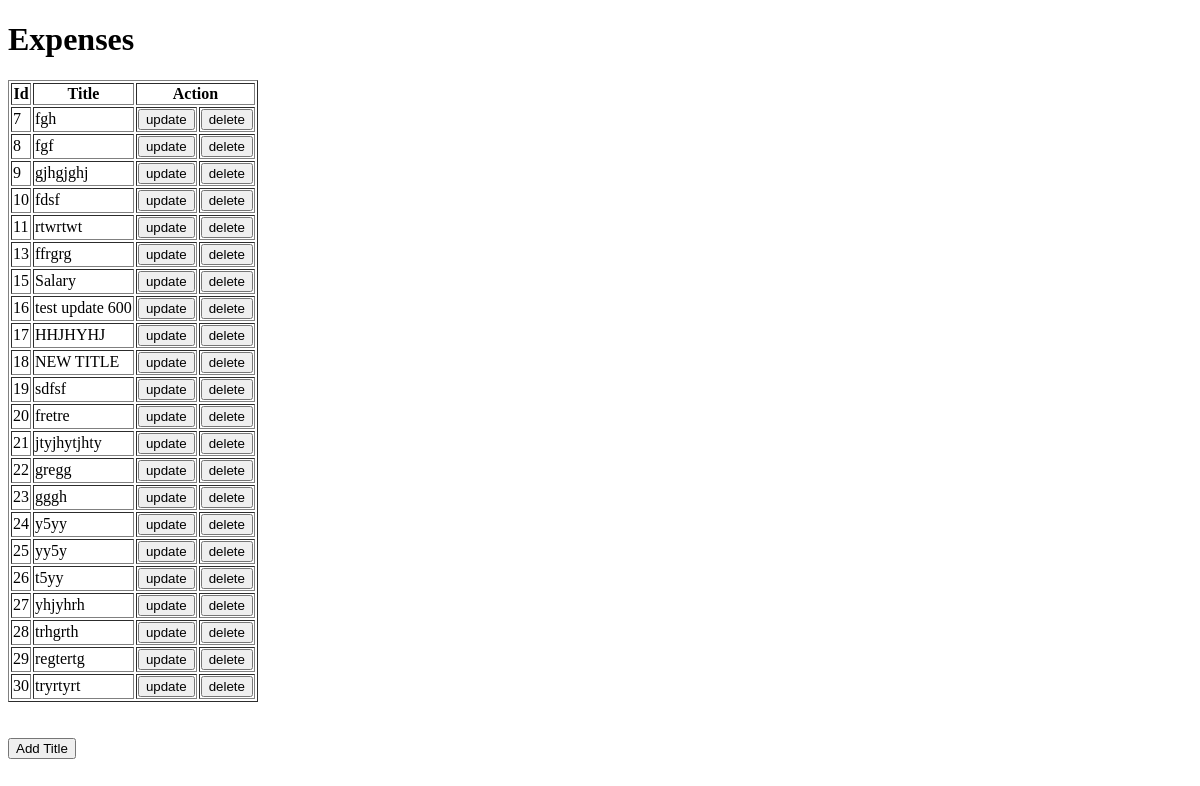
Page /expenses/ on the earlier database version.
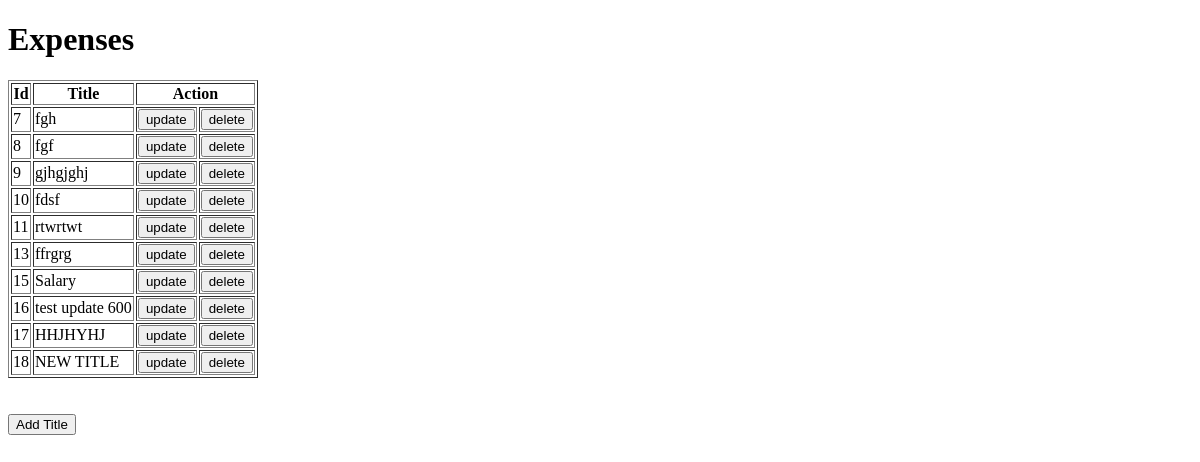
Same page on the later database version.
### HBudgetReport/models.py (models this page shows)
class Expenses(models.Model):
    title = models.CharField(max_length = 200)

### HBudgetReport/views.py (the view)
# urls.py: path('expenses/', views.expenses , name = 'expenses'),
def expenses(request):
    rem = Expenses.objects.all()
    return render(request, 'expenses.html' ,{'rem' :rem})

### HBudgetReport/templates/expenses.html (shortened to what this page needs)
<!DOCTYPE html>
<html lang="en">
<head>
</head>
<body>
    <div class="container">
        <h1>Expenses</h1>
        <table id="title" border="1">
            <thead>
                <th>Id</th>
                <th>Title</th>
                <th colspan="2" id="mid">Action</th>
            </thead>
            {% for x in rem %}
            <tr>
                <td>{{x.id}}</td>
                <td>{{x.title}}</td>
                <td>
                    <a href="/update_expenses/{{x.id}}"><button id ="up">update</button></a>
                </td>
                <td>
                    <a href="/delete_expenses/{{x.id}}"><button id="del">delete </button></a>
                </td>
            </tr>
            {% endfor %}
        </table>
        <br><br>
        <a href= "{% url 'add_expenses'%}"><button id="new3">Add Title</button></a>
    </div>
</body>
</html>

Differences in the rows shown:
removed Expenses: id "19", title "sdfsf"
removed Expenses: id "20", title "fretre"
removed Expenses: id "21", title "jtyjhytjhty"
removed Expenses: id "22", title "gregg"
removed Expenses: id "23", title "gggh"
removed Expenses: id "24", title "y5yy"
removed Expenses: id "25", title "yy5y"
removed Expenses: id "26", title "t5yy"
removed Expenses: id "27", title "yhjyhrh"
removed Expenses: id "28", title "trhgrth"
removed Expenses: id "29", title "regtertg"
removed Expenses: id "30", title "tryrtyrt"
